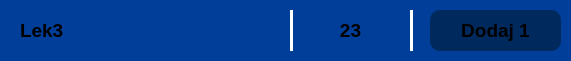
     <widget class="QFrame" name="frame_28">
      <property name="geometry">
       <rect>
        <x>40</x>
        <y>150</y>
        <width>571</width>
        <height>61</height>
       </rect>
      </property>
      <property name="styleSheet">
       <string notr="true">background-color: rgb(0, 62, 154);
border-radius: 10px;</string>
      </property>
      <property name="frameShape">
       <enum>QFrame::Shape::StyledPanel</enum>
      </property>
      <property name="frameShadow">
       <enum>QFrame::Shadow::Raised</enum>
      </property>
      <widget class="Line" name="line_12">
       <property name="geometry">
        <rect>
         <x>290</x>
         <y>10</y>
         <width>3</width>
         <height>41</height>
        </rect>
       </property>
       <property name="styleSheet">
        <string notr="true">background-color: white;</string>
       </property>
       <property name="orientation">
        <enum>Qt::Orientation::Vertical</enum>
       </property>
      </widget>
      <widget class="Line" name="line_13">
       <property name="geometry">
        <rect>
         <x>410</x>
         <y>10</y>
         <width>3</width>
         <height>41</height>
        </rect>
       </property>
       <property name="styleSheet">
        <string notr="true">background-color: white;</string>
       </property>
       <property name="orientation">
        <enum>Qt::Orientation::Vertical</enum>
       </property>
      </widget>
      <widget class="QLabel" name="label_32">
       <property name="geometry">
        <rect>
         <x>310</x>
         <y>10</y>
         <width>81</width>
         <height>41</height>
        </rect>
       </property>
       <property name="font">
        <font>
         <pointsize>14</pointsize>
         <bold>true</bold>
        </font>
       </property>
       <property name="layoutDirection">
        <enum>Qt::LayoutDirection::LeftToRight</enum>
       </property>
       <property name="styleSheet">
        <string notr="true"/>
       </property>
       <property name="text">
        <string>23</string>
       </property>
       <property name="textFormat">
        <enum>Qt::TextFormat::RichText</enum>
       </property>
       <property name="alignment">
        <set>Qt::AlignmentFlag::AlignCenter</set>
       </property>
      </widget>
      <widget class="QLabel" name="label_33">
       <property name="geometry">
        <rect>
         <x>20</x>
         <y>10</y>
         <width>261</width>
         <height>41</height>
        </rect>
       </property>
       <property name="font">
        <font>
         <pointsize>14</pointsize>
         <bold>true</bold>
        </font>
       </property>
       <property name="layoutDirection">
        <enum>Qt::LayoutDirection::LeftToRight</enum>
       </property>
       <property name="styleSheet">
        <string notr="true"/>
       </property>
       <property name="text">
        <string>Lek3</string>
       </property>
       <property name="textFormat">
        <enum>Qt::TextFormat::RichText</enum>
       </property>
       <property name="alignment">
        <set>Qt::AlignmentFlag::AlignLeading|Qt::AlignmentFlag::AlignLeft|Qt::AlignmentFlag::AlignVCenter</set>
       </property>
      </widget>
      <widget class="QFrame" name="frame_33">
       <property name="geometry">
        <rect>
         <x>430</x>
         <y>10</y>
         <width>131</width>
         <height>41</height>
        </rect>
       </property>
       <property name="styleSheet">
        <string notr="true">background-color: rgb(0, 41, 94);
border-radius: 10px;</string>
       </property>
       <property name="frameShape">
        <enum>QFrame::Shape::StyledPanel</enum>
       </property>
       <property name="frameShadow">
        <enum>QFrame::Shadow::Raised</enum>
       </property>
       <widget class="QFrame" name="frame_34">
        <property name="geometry">
         <rect>
          <x>270</x>
          <y>60</y>
          <width>841</width>
          <height>61</height>
         </rect>
        </property>
        <property name="styleSheet">
         <string notr="true">background-color: rgb(0, 62, 154);
border-radius: 10px;</string>
        </property>
        <property name="frameShape">
         <enum>QFrame::Shape::StyledPanel</enum>
        </property>
        <property name="frameShadow">
         <enum>QFrame::Shadow::Raised</enum>
        </property>
       </widget>
       <widget class="QLabel" name="label_34">
        <property name="geometry">
         <rect>
          <x>10</x>
          <y>0</y>
          <width>111</width>
          <height>41</height>
         </rect>
        </property>
        <property name="font">
         <font>
          <pointsize>14</pointsize>
          <bold>true</bold>
         </font>
        </property>
        <property name="layoutDirection">
         <enum>Qt::LayoutDirection::LeftToRight</enum>
        </property>
        <property name="styleSheet">
         <string notr="true"/>
        </property>
        <property name="text">
         <string>Dodaj 1</string>
        </property>
        <property name="textFormat">
         <enum>Qt::TextFormat::RichText</enum>
        </property>
        <property name="alignment">
         <set>Qt::AlignmentFlag::AlignCenter</set>
        </property>
       </widget>
      </widget>
     </widget>
